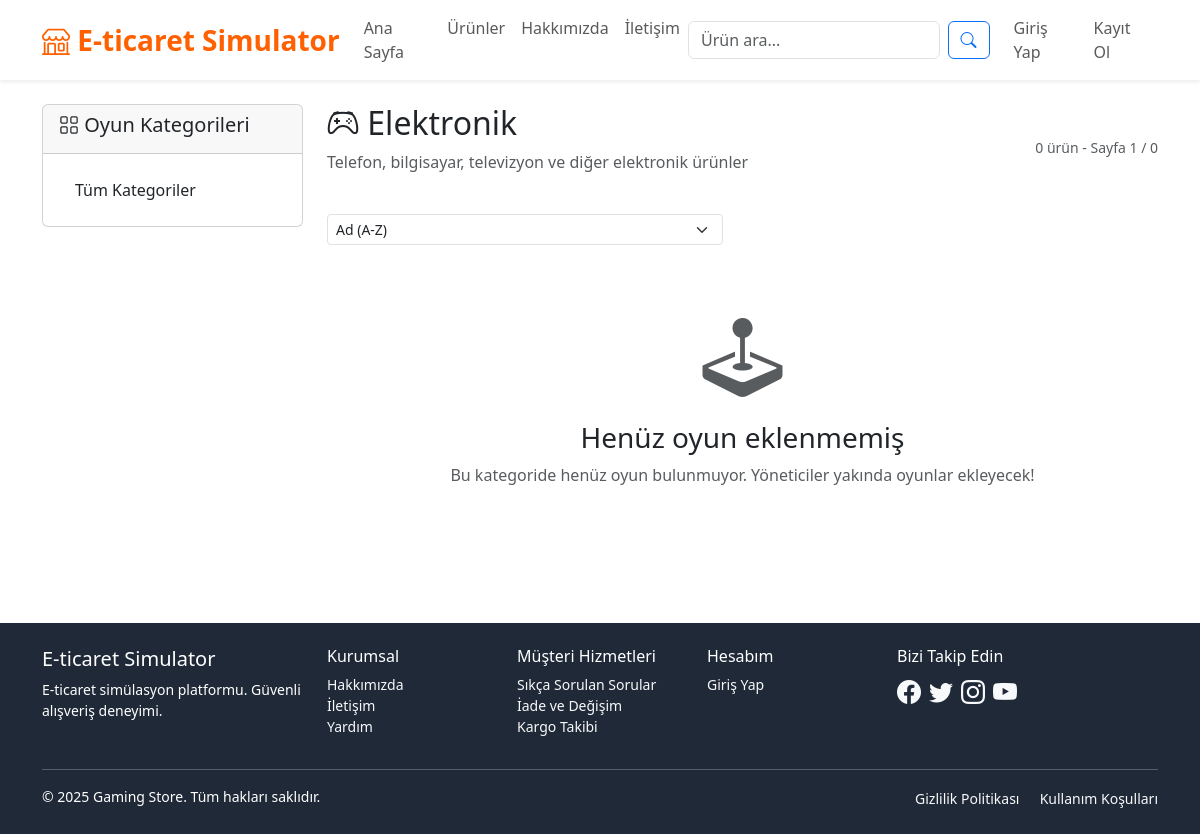
Screenshot of /urunler/kategori/1 with the database file from the repository.
### models/product.py (models this page shows, shortened)
class Category(db.Model):
    __tablename__ = 'categories'
    id = db.Column(db.Integer, primary_key=True)
    name = db.Column(db.String(100), nullable=False)
    description = db.Column(db.Text, nullable=True)
    is_active = db.Column(db.Boolean, default=True)
    created_at = db.Column(db.DateTime, default=datetime.utcnow)
    products = db.relationship('Product', backref='category', lazy=True)

### routes/products.py (the view)
@products_bp.route('/kategori/<int:category_id>')
def category(category_id):
    category = Category.query.get_or_404(category_id)
    page = request.args.get('sayfa', 1, type=int)
    sort_by = request.args.get('sirala', 'name')
    query = Product.query.filter_by(category_id=category_id, is_active=True)
    if sort_by == 'price_asc':
        query = query.order_by(Product.price.asc())
    elif sort_by == 'price_desc':
        query = query.order_by(Product.price.desc())
    elif sort_by == 'rating':
        query = query.order_by(Product.rating.desc())
    elif sort_by == 'newest':
        query = query.order_by(Product.created_at.desc())
    else:
        query = query.order_by(Product.name.asc())
    products = query.paginate(page=page, per_page=12, error_out=False)
    return render_template('products/category.html',
                         category=category,
                         products=products,
                         current_sort=sort_by)

### templates/products/category.html (shortened to what this page needs)
{% extends "base.html" %}
{% block content %}
<div class="container py-4">
    <div class="row">
        <div class="col-lg-3">
            <div class="card">
                <div class="card-header">
                    <h5><i class="bi bi-grid"></i> Oyun Kategorileri</h5>
                </div>
                <div class="card-body">
                    <div class="list-group list-group-flush">
                        <a href="{{ url_for('products.index') }}" class="list-group-item list-group-item-action">
                            Tüm Kategoriler
                        </a>
                    </div>
                </div>
            </div>
        </div>
        <div class="col-lg-9">
            <div class="d-flex justify-content-between align-items-center mb-4">
                <div>
                    <h2><i class="bi bi-controller"></i> {{ category.name }}</h2>
                    <p class="text-muted">{{ category.description }}</p>
                </div>
                <div>
                    <small class="text-muted">
                        {{ products.total }} ürün - Sayfa {{ products.page }} / {{ products.pages }}
                    </small>
                </div>
            </div>
            <div class="row mb-3">
                <div class="col-md-6">
                    <form method="GET" class="d-flex">
                        <select name="sirala" class="form-select form-select-sm me-2" onchange="this.form.submit()">
                            <option value="name" {% if current_sort == 'name' %}selected{% endif %}>Ad (A-Z)</option>
                        </select>
                    </form>
                </div>
            </div>
            {% if products.items %}
                <div class="row g-4">
                    {% for product in products.items %}
                    <div class="col-lg-4 col-md-6">
                        <div class="card product-card h-100">
                            {% if product.get_discount_percentage() > 0 %}
                            <div class="position-relative">
                                <span class="position-absolute top-0 start-0 m-2 discount-badge">
                                    %{{ product.get_discount_percentage() }} İndirim
                                </span>
                            </div>
                            {% endif %}
                            <img src="{{ product.image_url or '/static/img/no-image.png' }}" class="card-img-top" alt="{{ product.name }}" style="height: 200px; object-fit: cover;">
                            <div class="card-body d-flex flex-column">
                                <h6 class="card-title">{{ product.name[:50] }}{% if product.name|length > 50 %}...{% endif %}</h6>
                                {% if product.brand %}
                                <small class="text-muted mb-2">{{ product.brand }}</small>
                                {% endif %}
                                <div class="mb-2">
                                    {% if product.rating > 0 %}
                                    <div class="rating-stars">
                                        {% for i in range(1, 6) %}
                                            {% if i <= product.get_rating_stars() %}
                                                <i class="bi bi-star-fill"></i>
                                            {% else %}
                                                <i class="bi bi-star"></i>
                                            {% endif %}
                                        {% endfor %}
                                        <small class="text-muted ms-1">({{ product.review_count }})</small>
                                    </div>
                                    {% endif %}
                                </div>
                                <div class="mb-2">
                                    {% if product.original_price and product.original_price > product.price %}
                                    <span class="price-original">{{ product.get_formatted_original_price() }}</span><br>
                                    {% endif %}
                                    <span class="h5 price-discount">{{ product.get_formatted_price() }}</span>
                                </div>
                                <div class="mt-auto">
                                    {% if product.is_in_stock() %}
                                    <div class="d-grid gap-2">
                                        <a href="{{ url_for('products.detail', product_id=product.id) }}" class="btn btn-outline-primary btn-sm">
                                            <i class="bi bi-eye"></i> İncele
                                        </a>
                                        {% if current_user.is_authenticated %}
                                        <form method="POST" action="{{ url_for('cart.add_item', product_id=product.id) }}" class="d-inline">
                                            <input type="hidden" name="quantity" value="1">
                                            <button type="submit" class="btn btn-primary btn-sm w-100">
                                                <i class="bi bi-cart-plus"></i> Sepete Ekle
                                            </button>
                                        </form>
                                        {% endif %}
                                    </div>
                                    {% else %}
                                    <button class="btn btn-secondary btn-sm w-100" disabled>
                                        <i class="bi bi-x-circle"></i> Stokta Yok
                                    </button>
                                    {% endif %}
                                </div>
                            </div>
                        </div>
                    </div>
                    {% endfor %}
                </div>
                {% if products.pages > 1 %}
                <nav aria-label="Ürün sayfaları" class="mt-5">
                    <ul class="pagination justify-content-center">
                        {% if products.has_prev %}
                        <li class="page-item">
                            <a class="page-link" href="{{ url_for('products.category', category_id=category.id, sayfa=products.prev_num, sirala=current_sort) }}">Önceki</a>
                        </li>
                        {% endif %}
                        {% for page_num in products.iter_pages() %}
                            {% if page_num %}
                                {% if page_num != products.page %}
                                <li class="page-item">
                                    <a class="page-link" href="{{ url_for('products.category', category_id=category.id, sayfa=page_num, sirala=current_sort) }}">{{ page_num }}</a>
                                </li>
                                {% else %}
                                <li class="page-item active">
                                    <span class="page-link">{{ page_num }}</span>
                                </li>
                                {% endif %}
                            {% else %}
                            <li class="page-item disabled">
                                <span class="page-link">...</span>
                            </li>
                            {% endif %}
                        {% endfor %}
                        {% if products.has_next %}
                        <li class="page-item">
                            <a class="page-link" href="{{ url_for('products.category', category_id=category.id, sayfa=products.next_num, sirala=current_sort) }}">Sonraki</a>
                        </li>
                        {% endif %}
                    </ul>
                </nav>
                {% endif %}
            {% else %}
                <div class="text-center py-5">
                    <i class="bi bi-joystick display-1 text-muted"></i>
                    <h3 class="mt-3">Henüz oyun eklenmemiş</h3>
                    <p class="text-muted">Bu kategoride henüz oyun bulunmuyor. Yöneticiler yakında oyunlar ekleyecek!</p>
                </div>
            {% endif %}
        </div>
    </div>
</div>
{% endblock %}

### templates/base.html (style rules this page uses)
:root { --primary-color: #ff6000; --secondary-color: #4b5563; --success-color: #10b981; --warning-color: #f59e0b; --danger-color: #ef4444; }

### rows the page displays
Category: name "Elektronik", description "Telefon, bilgisayar, televizyon ve diğer elektronik ürünler"

### other values shown
{{ products.total }} "0"
{{ products.page }} "1"
{{ products.pages }} "0"
